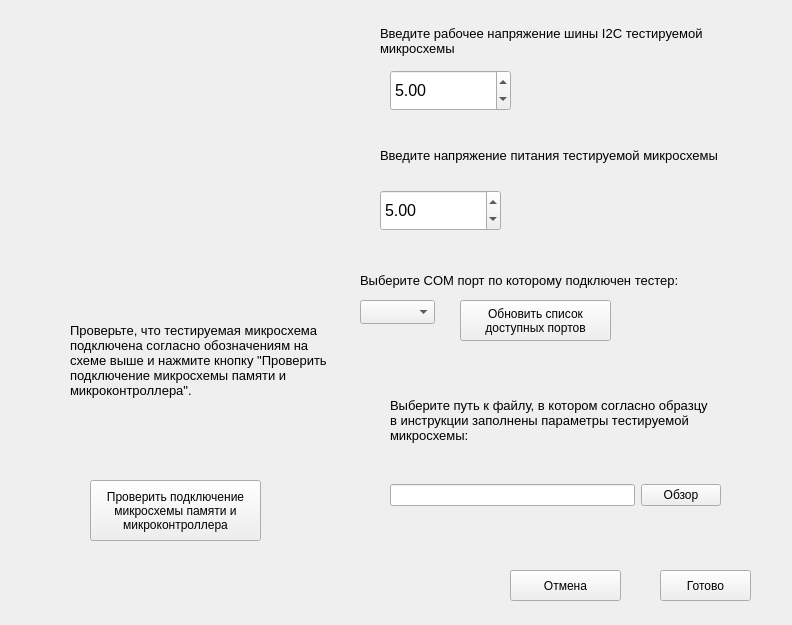
<?xml version="1.0" encoding="UTF-8"?>
<ui version="4.0">
 <class>ParamInp</class>
 <widget class="QWidget" name="ParamInp">
  <property name="geometry">
   <rect>
    <x>0</x>
    <y>0</y>
    <width>792</width>
    <height>625</height>
   </rect>
  </property>
  <property name="windowTitle">
   <string>Form</string>
  </property>
  <property name="windowIcon">
   <iconset>
    <normaloff>:/new/prefix1/DOC012171319.jpg</normaloff>:/new/prefix1/DOC012171319.jpg</iconset>
  </property>
  <widget class="QLabel" name="label">
   <property name="geometry">
    <rect>
     <x>20</x>
     <y>30</y>
     <width>321</width>
     <height>241</height>
    </rect>
   </property>
   <property name="text">
    <string/>
   </property>
   <property name="pixmap">
    <pixmap resource="Res.qrc">:/new/prefix1/Pict/Mem.png</pixmap>
   </property>
   <property name="scaledContents">
    <bool>true</bool>
   </property>
  </widget>
  <widget class="QPushButton" name="pushButton">
   <property name="geometry">
    <rect>
     <x>660</x>
     <y>570</y>
     <width>91</width>
     <height>31</height>
    </rect>
   </property>
   <property name="text">
    <string>Готово</string>
   </property>
  </widget>
  <widget class="QPushButton" name="pushButton_2">
   <property name="geometry">
    <rect>
     <x>510</x>
     <y>570</y>
     <width>111</width>
     <height>31</height>
    </rect>
   </property>
   <property name="text">
    <string>Отмена</string>
   </property>
  </widget>
  <widget class="QLabel" name="label_2">
   <property name="geometry">
    <rect>
     <x>70</x>
     <y>290</y>
     <width>271</width>
     <height>141</height>
    </rect>
   </property>
   <property name="font">
    <font>
     <pointsize>10</pointsize>
    </font>
   </property>
   <property name="text">
    <string>Проверьте, что тестируемая микросхема подключена согласно обозначениям на схеме выше и нажмите кнопку &quot;Проверить подключение микросхемы памяти и микроконтроллера&quot;.</string>
   </property>
   <property name="scaledContents">
    <bool>true</bool>
   </property>
   <property name="wordWrap">
    <bool>true</bool>
   </property>
  </widget>
  <widget class="QDoubleSpinBox" name="doubleSpinBox">
   <property name="geometry">
    <rect>
     <x>390</x>
     <y>70</y>
     <width>121</width>
     <height>41</height>
    </rect>
   </property>
   <property name="font">
    <font>
     <pointsize>12</pointsize>
    </font>
   </property>
   <property name="singleStep">
    <double>0.100000000000000</double>
   </property>
   <property name="value">
    <double>5.000000000000000</double>
   </property>
  </widget>
  <widget class="QLabel" name="label_3">
   <property name="geometry">
    <rect>
     <x>380</x>
     <y>20</y>
     <width>381</width>
     <height>41</height>
    </rect>
   </property>
   <property name="font">
    <font>
     <pointsize>10</pointsize>
    </font>
   </property>
   <property name="text">
    <string>Введите рабочее напряжение шины I2C тестируемой микросхемы</string>
   </property>
   <property name="wordWrap">
    <bool>true</bool>
   </property>
  </widget>
  <widget class="QLabel" name="label_4">
   <property name="geometry">
    <rect>
     <x>380</x>
     <y>130</y>
     <width>391</width>
     <height>51</height>
    </rect>
   </property>
   <property name="font">
    <font>
     <pointsize>10</pointsize>
    </font>
   </property>
   <property name="text">
    <string>Введите напряжение питания тестируемой микросхемы</string>
   </property>
   <property name="wordWrap">
    <bool>true</bool>
   </property>
  </widget>
  <widget class="QDoubleSpinBox" name="doubleSpinBox_2">
   <property name="geometry">
    <rect>
     <x>380</x>
     <y>190</y>
     <width>121</width>
     <height>41</height>
    </rect>
   </property>
   <property name="font">
    <font>
     <pointsize>12</pointsize>
    </font>
   </property>
   <property name="singleStep">
    <double>0.100000000000000</double>
   </property>
   <property name="value">
    <double>5.000000000000000</double>
   </property>
  </widget>
  <widget class="QLabel" name="label_5">
   <property name="geometry">
    <rect>
     <x>-10</x>
     <y>300</y>
     <width>91</width>
     <height>101</height>
    </rect>
   </property>
   <property name="text">
    <string/>
   </property>
   <property name="pixmap">
    <pixmap>:/new/prefix1/voskl.png</pixmap>
   </property>
   <property name="scaledContents">
    <bool>true</bool>
   </property>
  </widget>
  <widget class="QPushButton" name="pushButton_3">
   <property name="geometry">
    <rect>
     <x>90</x>
     <y>480</y>
     <width>171</width>
     <height>61</height>
    </rect>
   </property>
   <property name="text">
    <string>Проверить подключение
микросхемы памяти и
микроконтроллера</string>
   </property>
  </widget>
  <widget class="QLabel" name="label_6">
   <property name="geometry">
    <rect>
     <x>360</x>
     <y>260</y>
     <width>421</width>
     <height>41</height>
    </rect>
   </property>
   <property name="font">
    <font>
     <pointsize>10</pointsize>
    </font>
   </property>
   <property name="text">
    <string>Выберите COM порт по которому подключен тестер:</string>
   </property>
   <property name="wordWrap">
    <bool>true</bool>
   </property>
  </widget>
  <widget class="QComboBox" name="comboBox">
   <property name="geometry">
    <rect>
     <x>360</x>
     <y>300</y>
     <width>75</width>
     <height>24</height>
    </rect>
   </property>
  </widget>
  <widget class="QPushButton" name="pushButton_4">
   <property name="geometry">
    <rect>
     <x>460</x>
     <y>300</y>
     <width>151</width>
     <height>41</height>
    </rect>
   </property>
   <property name="inputMethodHints">
    <set>Qt::ImhNone</set>
   </property>
   <property name="text">
    <string>Обновить список
доступных портов</string>
   </property>
   <property name="icon">
    <iconset>
     <selectedoff>:/new/prefix1/gui_refresh_icon_157047.png</selectedoff>
    </iconset>
   </property>
   <property name="iconSize">
    <size>
     <width>30</width>
     <height>30</height>
    </size>
   </property>
  </widget>
  <widget class="QLabel" name="label_7">
   <property name="geometry">
    <rect>
     <x>390</x>
     <y>380</y>
     <width>321</width>
     <height>81</height>
    </rect>
   </property>
   <property name="font">
    <font>
     <pointsize>10</pointsize>
    </font>
   </property>
   <property name="text">
    <string>Выберите путь к файлу, в котором согласно образцу в инструкции заполнены параметры тестируемой микросхемы:</string>
   </property>
   <property name="wordWrap">
    <bool>true</bool>
   </property>
  </widget>
  <widget class="QWidget" name="layoutWidget">
   <property name="geometry">
    <rect>
     <x>390</x>
     <y>480</y>
     <width>331</width>
     <height>31</height>
    </rect>
   </property>
   <layout class="QHBoxLayout" name="horizontalLayout">
    <item>
     <widget class="QLineEdit" name="lineEdit"/>
    </item>
    <item>
     <widget class="QPushButton" name="pushButton_5">
      <property name="text">
       <string>Обзор</string>
      </property>
     </widget>
    </item>
   </layout>
  </widget>
 </widget>
 <resources>
  <include location="Res.qrc"/>
 </resources>
 <connections/>
</ui>
